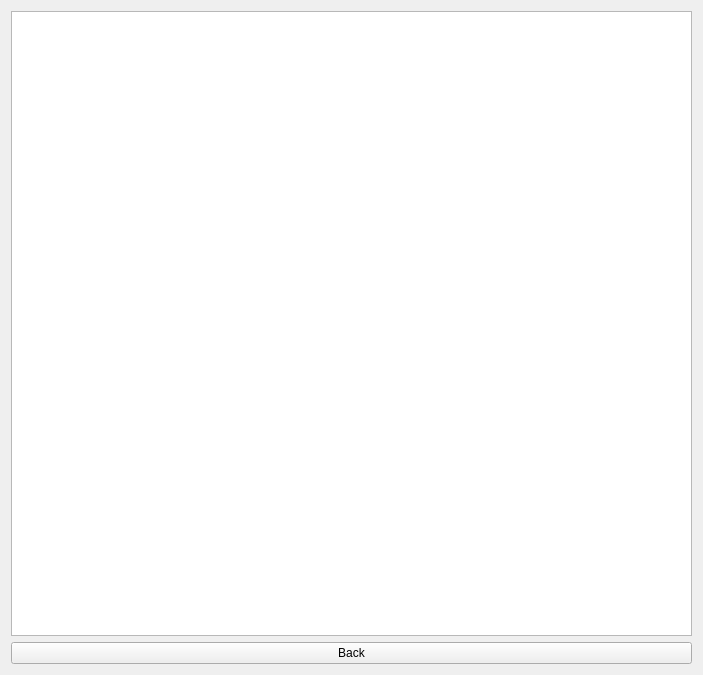
<?xml version="1.0" encoding="UTF-8"?>
<ui version="4.0">
 <class>PileDialog</class>
 <widget class="QWidget" name="PileDialog">
  <property name="geometry">
   <rect>
    <x>0</x>
    <y>0</y>
    <width>703</width>
    <height>675</height>
   </rect>
  </property>
  <property name="windowTitle">
   <string>Form</string>
  </property>
  <layout class="QVBoxLayout" name="verticalLayout">
   <item>
    <widget class="QGraphicsView" name="graphicsView"/>
   </item>
   <item>
    <widget class="QPushButton" name="BackButton">
     <property name="text">
      <string>Back</string>
     </property>
    </widget>
   </item>
  </layout>
 </widget>
 <resources/>
 <connections/>
</ui>
